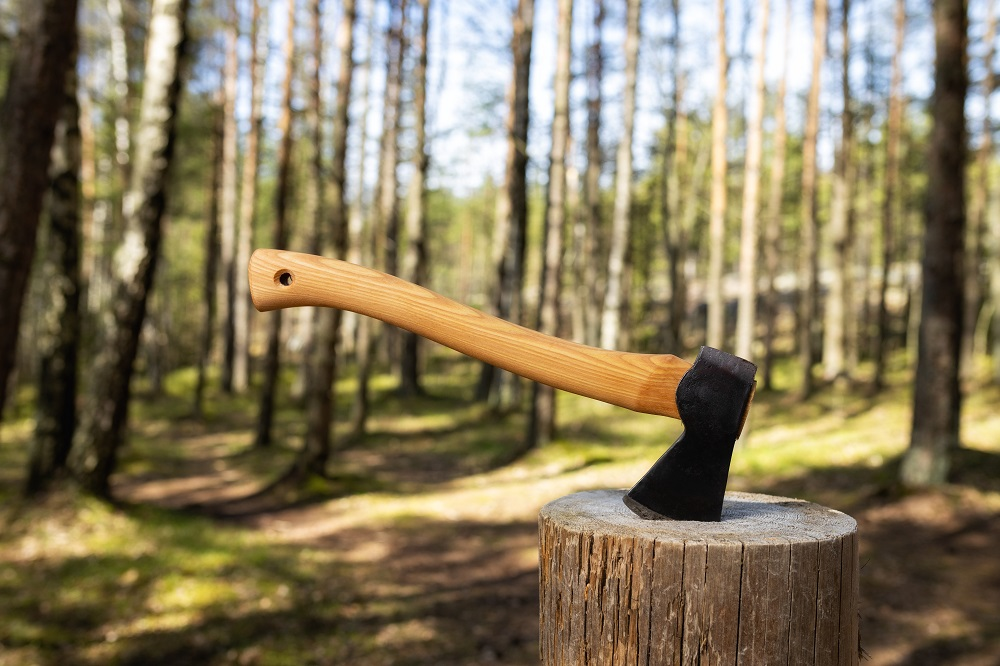
//> input picture images/axe.jpeg, 1000 x 666 px
$ ./sobel_sequential_adaptive_8_dir images/axe.jpeg   (built with g++ and OpenCV 4)
//> lines starting //> are read from the running program, lines starting //| are printed output that depends on the picture
#include <opencv2/opencv.hpp>
#include <filesystem>
#include <iostream>
#include <cmath>
#include <time.h>

int max(int conv[8]) {
    int result = -1;
    for(int i = 0; i < 8; i++) {
        if(conv[i] > result) {
            result = conv[i];
        }
    }

    return result;
}

int main(int argc, char** argv) {
    if (argc != 2) {
        std::cerr << "Usage: make run IMAGE=<image_path> THRESHOLD=<threshold> (default = 100)" << std::endl;
        return 1;
    }

    std::string imagePath = argv[1];
    std::filesystem::path fs_path(imagePath);
    std::string imageName = fs_path.filename().string();
    std::string dirPath = fs_path.parent_path().parent_path().string();

    cv::Mat image = cv::imread(imagePath);
//> image is the input picture: 666 rows x 1000 cols, CV_8UC3; mean B, G, R 92.8, 122, 134.5

    if (image.empty()) {
        std::cerr << "Could not open or find the image" << std::endl;
        return 1;
    }
    clock_t start = clock();

    int rows = image.rows;
//> rows = 666
    int cols = image.cols;
//> cols = 1000

    cv::Mat grayscaleImage = cv::Mat::zeros(image.size(), CV_8UC1);
    cv::Mat result = cv::Mat::zeros(image.size(), CV_8UC1);

    for (int i = 0; i < rows; ++i) {
        for (int j = 0; j < cols; ++j) {
            cv::Vec3b pixel = image.at<cv::Vec3b>(i, j);
            int red = pixel[0];
            int green = pixel[1];
            int blue = pixel[2];
            grayscaleImage.at<uchar>(i,j) = (pixel[0] + pixel[1] + pixel[2]) / 3;
        }
    }
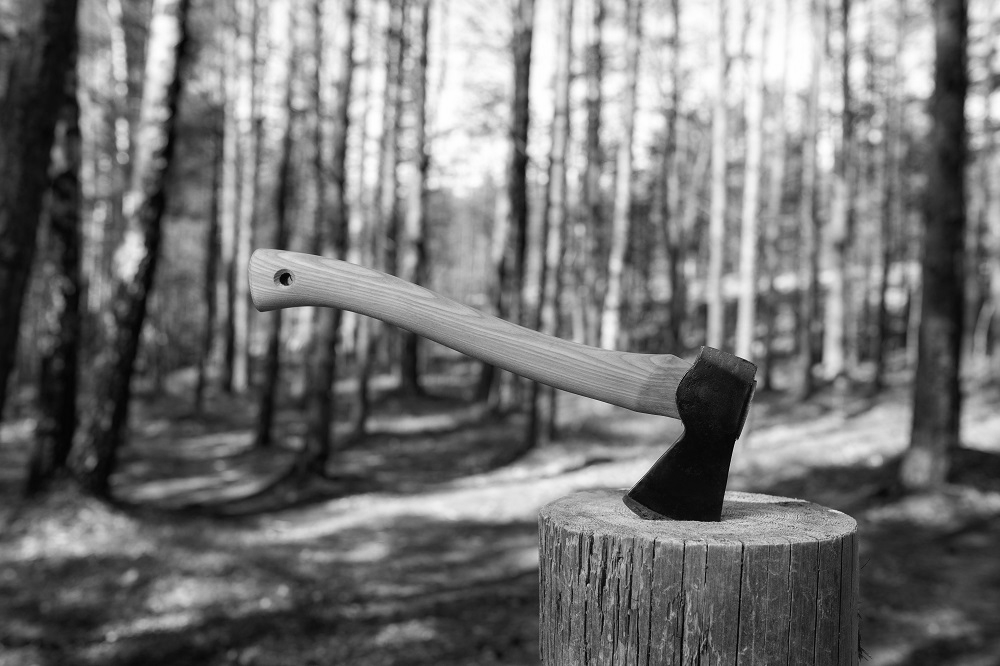
//> grayscaleImage: 666 rows x 1000 cols, CV_8UC1; min 1, max 255, mean 116.1

    int G0[5][5] = {
        {0, 0, 0, 0, 0},
        {-1, -2, -4, -2, -2},
        {0, 0, 0, 0, 0},
        {1, 2, 4, 2, 1},
        {0, 0, 0, 0, 0}
    };

    int G225[5][5] = {
        {0, 0, 0, 0, 0},
        {0, -2, -4, -2, 0},
        {-1, -4, 0, 4, 4},
        {0, 2, 4, 2, 0},
        {0, 0, 0, 0, 0}
    };

    int G45[5][5] = {
        {0, 0, 0, -1, 0},
        {0, -2, -4, 0, 1},
        {0, -4, 0, 4, 0},
        {-1, 0, 4, 2, 0},
        {0, 1, 0, 0, 0}
    };

    int G675[5][5] = {
        {0, 0, -1, 0, 0},
        {0, -2, -4, -2, 0},
        {0, -4, 0, 4, 0},
        {0, -2, 4, 2, 0},
        {0, 0, 1, 0, 0}
    };

    int G90[5][5] = {
        {0, -1, 0, 1, 0},
        {0, -2, 0, 2, 0},
        {0, -4, 0, 4, 0},
        {0, -2, 0, 2, 0},
        {0, -1, 0, 1, 0}
    };

    int G1125[5][5] = {
        {0, 0, 1, 0, 0},
        {0, -2, 4, 2, 0},
        {0, -4, 0, 4, 0},
        {0, -2, -4, 2, 0},
        {0, 0, -1, 0, 0}
    };

    int G135[5][5] = {
        {0, 1, 0, 0, 0},
        {-1, 0, 4, 2, 0},
        {0, -4, 0, 4, 0},
        {0, -2, -4, 0, 1},
        {0, 0, 0, -1, 0}
    };

    int G1575[5][5] = {
        {0, 0, 0, 0, 0},
        {0, 2, 4, 2, 0},
        {-1, -4, 0, 4, 1},
        {0, -2, -4, 2, 0},
        {0, 0, 0, 0, 0}
    };


    for (int i = 1; i < rows - 1; ++i) {
        for (int j = 1; j < cols - 1; ++j) {
            int c[8] = {0, 0, 0, 0, 0, 0, 0, 0};

            for (int k1 = -2; k1 <= 2; ++k1) {
                for (int k2 = -2; k2 <= 2; ++k2) {
                    int pixelVal = grayscaleImage.at<uchar>(i + k1, j + k2);
                    c[0] += G0[k1 + 2][k2 + 2] * pixelVal;
                    c[1] += G225[k1 + 2][k2 + 2] * pixelVal;
                    c[2] += G45[k1 + 2][k2 + 2] * pixelVal;
                    c[3] += G675[k1 + 2][k2 + 2] * pixelVal;
                    c[4] += G90[k1 + 2][k2 + 2] * pixelVal;
                    c[5] += G1125[k1 + 2][k2 + 2] * pixelVal;
                    c[6] += G135[k1 + 2][k2 + 2] * pixelVal;
                    c[7] += G1575[k1 + 2][k2 + 2] * pixelVal;
                }
            }

            result.at<uchar>(i, j) = max(c);
        }
    }
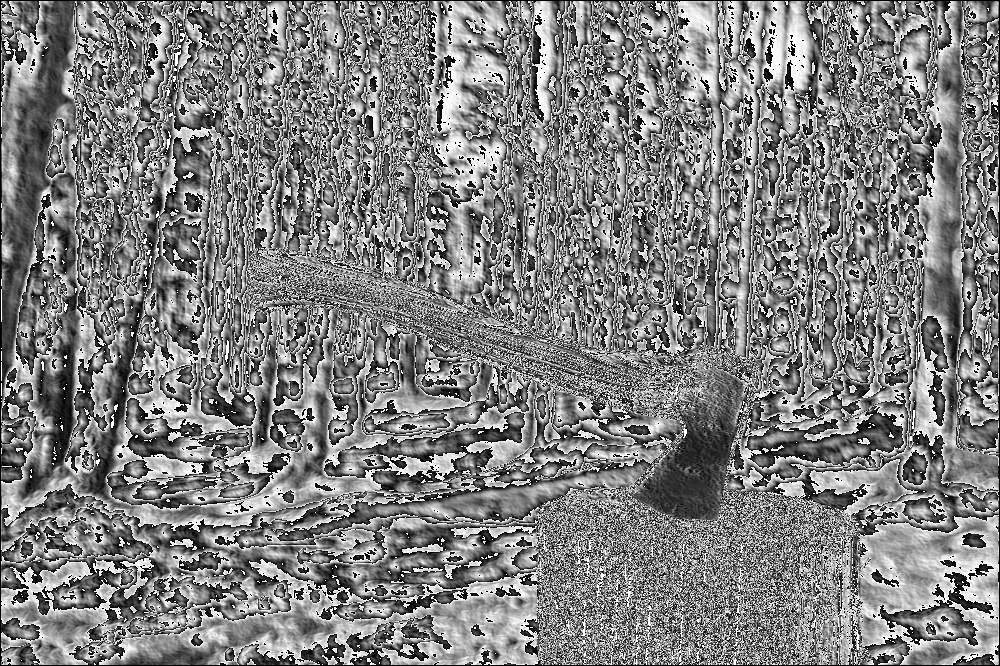
//> result: 666 rows x 1000 cols, CV_8UC1; min 0, max 255, mean 128
    clock_t end = clock();


    double duration = (double)(end - start) / CLOCKS_PER_SEC;
    std::string outputImagePath = dirPath + "/edges/edges_" + imageName;
    cv::imwrite(outputImagePath, result);

    std::cout << "Edges image saved as " << outputImagePath << std::endl;
    std::cout << "Algorithm took: " << duration * 1000 << std::endl;

    return 0;
}

$ run again, on images/test_image.jpeg
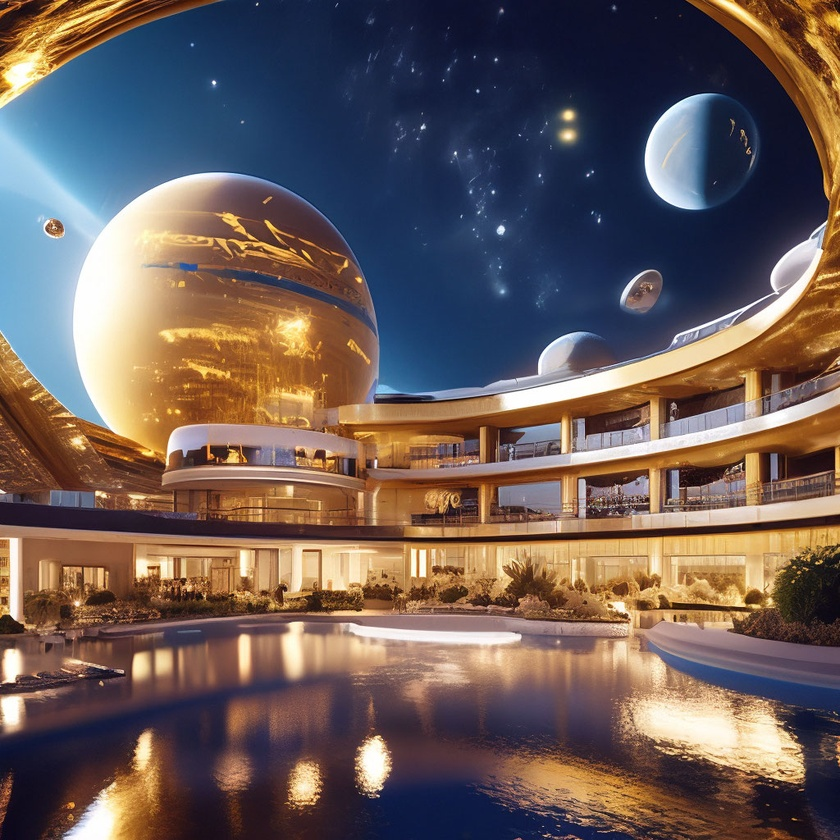
//> input picture images/test_image.jpeg, 840 x 840 px, shrunk from 1024 x 1024 before the run
//> image is the input picture: 840 rows x 840 cols, CV_8UC3; mean B, G, R 88.4, 92.4, 107.9
//> after the loop `for (int i = 0; i < rows; ++i)`:
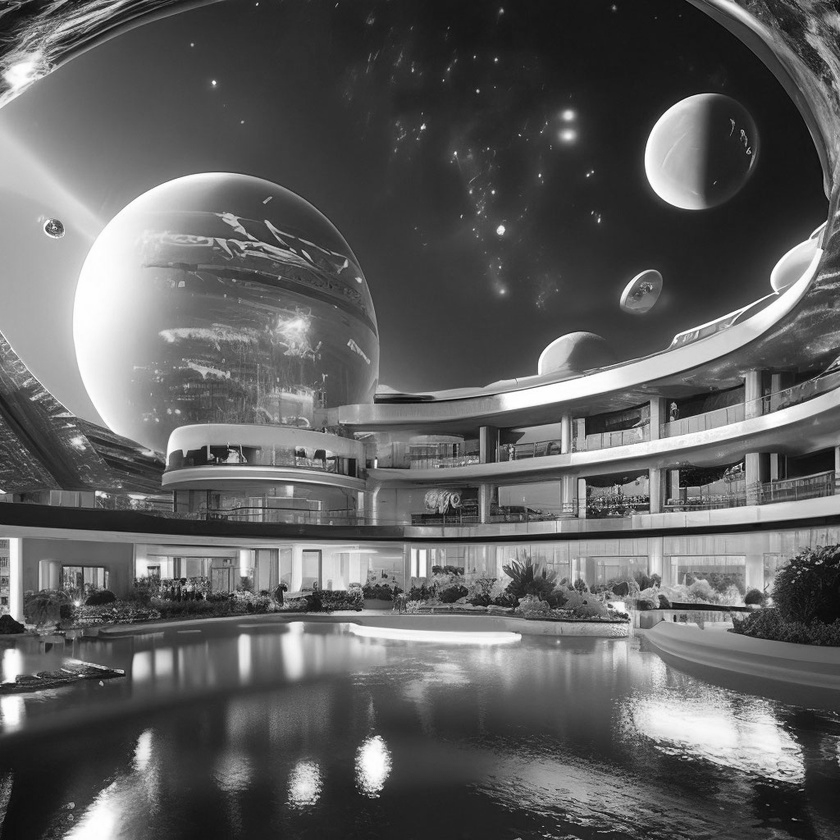
//> grayscaleImage: 840 rows x 840 cols, CV_8UC1; min 3, max 255, mean 95.9
//> after the loop `for (int i = 1; i < rows - 1; ++i)`:
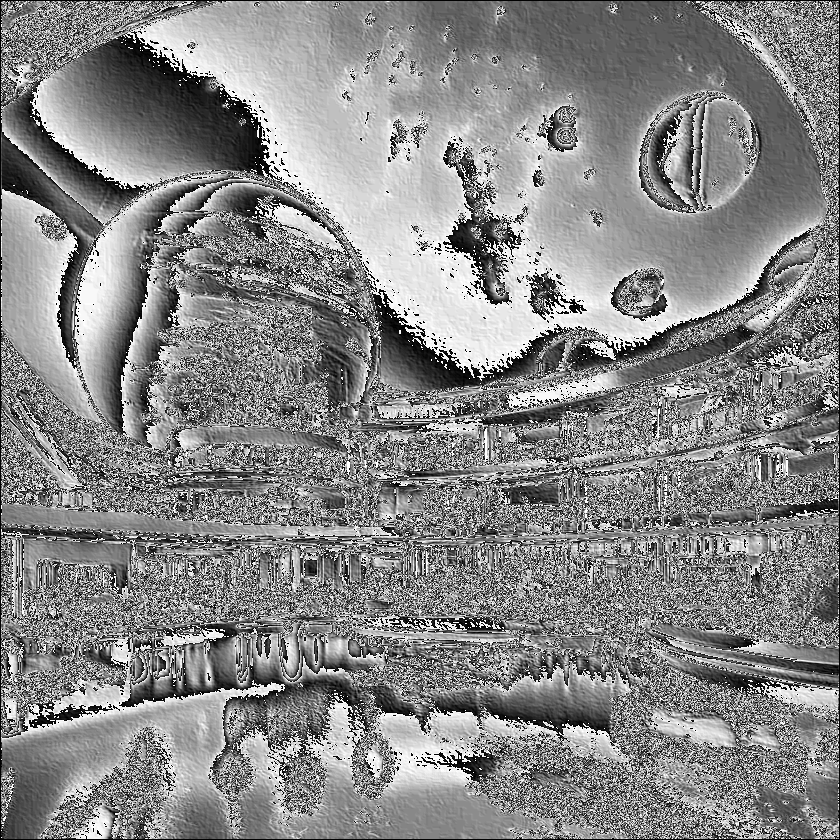
//> result: 840 rows x 840 cols, CV_8UC1; min 0, max 255, mean 135.1

$ run again, on images/bigger.jpg
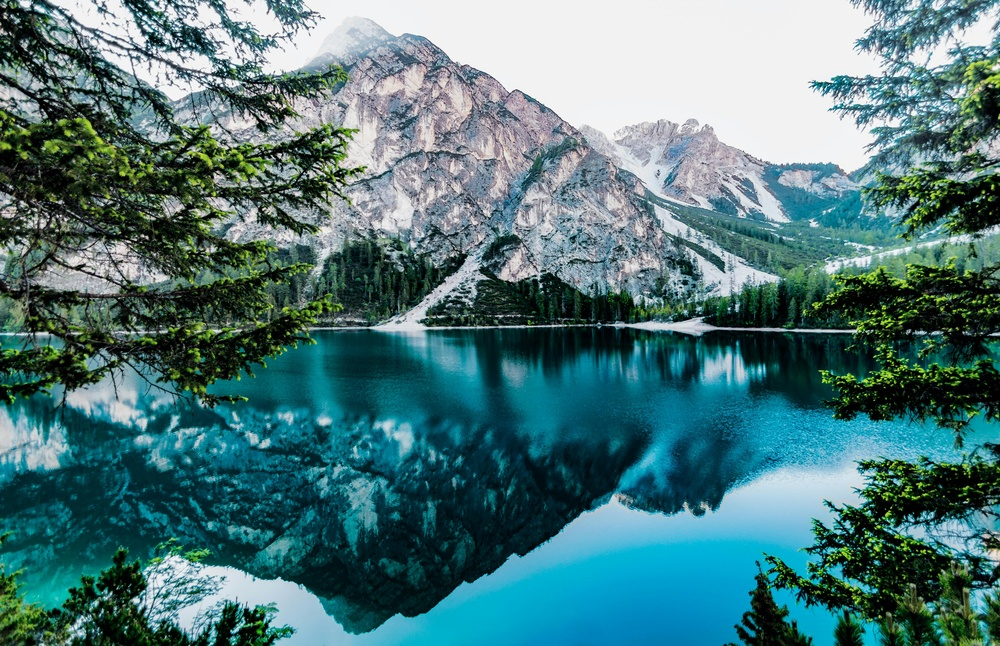
//> input picture images/bigger.jpg, 1000 x 646 px, shrunk from 5266 x 3403 before the run
//> image is the input picture: 646 rows x 1000 cols, CV_8UC3; mean B, G, R 122.6, 120.4, 79.1
//> after the loop `for (int i = 0; i < rows; ++i)`:
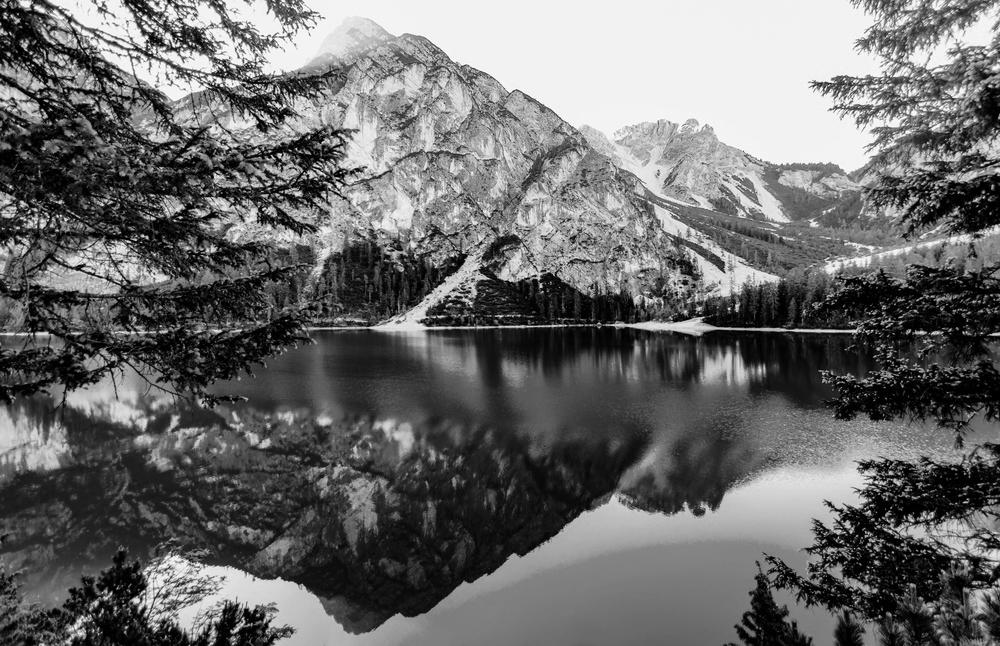
//> grayscaleImage: 646 rows x 1000 cols, CV_8UC1; min 0, max 255, mean 107
//> after the loop `for (int i = 1; i < rows - 1; ++i)`:
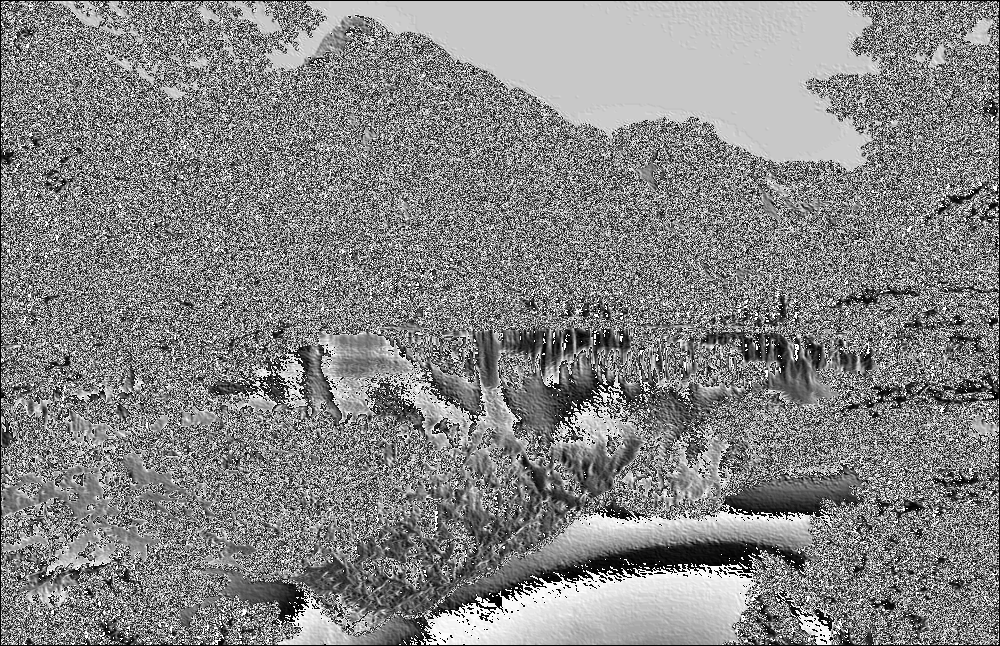
//> result: 646 rows x 1000 cols, CV_8UC1; min 0, max 255, mean 133.2
